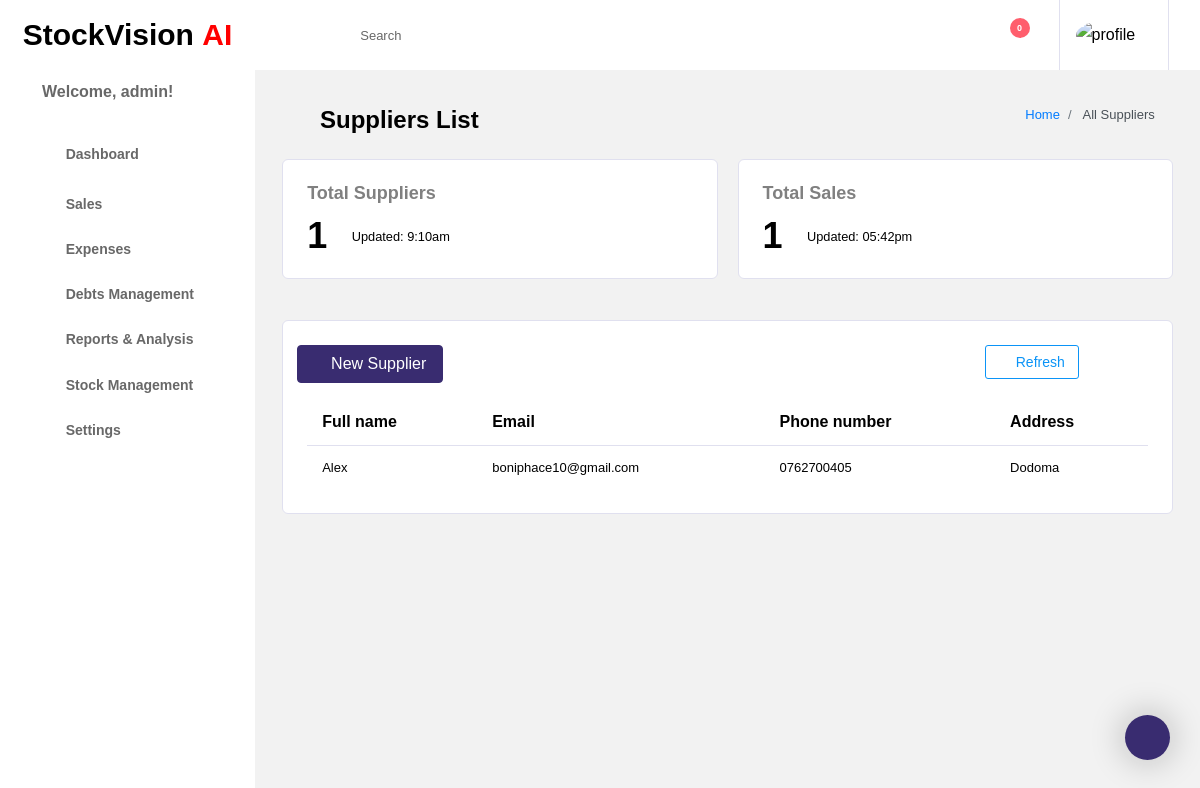
The app's page /supplier_list/ (signed in) with its own data.
### users/models.py (models this page shows, shortened)
class CustomUser(AbstractUser):
    ROLE_CHOICES = (
        ('Admin', 'Admin'),
        ('Sales Manager', 'Sales Manager'),
        ('Sales Rep', 'Sales Representative'),
        ('Customer', 'Customer'),
    )
    role = models.CharField(max_length=20, choices=ROLE_CHOICES, default='Customer')
    phone = models.CharField(max_length=15, blank=True, null=True)
    profile_picture = models.ImageField(upload_to='profiles/', blank=True, null=True)

### inventory/models.py (models this page shows, shortened)
class Supplier(models.Model):
    name = models.CharField(max_length=100)
    contact_email = models.EmailField()
    phone_number = models.CharField(max_length=15)
    address = models.TextField()

### inventory/views.py (the view)
# urls.py: path('supplier_list/', add_supplier, name='supplier_list'),
def add_supplier(request):
    supplier = Supplier.objects.all()
    number_supplier = Supplier.objects.all().count()
    total_sales =  NewSale.objects.all().count()
    context = {
        "supplier": supplier,
        "number_supplier": number_supplier,
        "total_sales": total_sales,
    }
    return render(request, 'stock/supplier.html',context)

### templates/stock/supplier.html (shortened to what this page needs)
{% extends 'base.html' %} {% block content %} {% include 'include/header.html'%}
{% include 'include/sidebar.html' %}
<div class="main-panel">
  <div class="content-wrapper">
    <div class="page-header">
      <h3 class="page-title">
        <i class="fa fa-users text-info icon-lg"></i> Suppliers List
      </h3>
      <nav aria-label="breadcrumb">
        <ol class="breadcrumb">
          <li class="breadcrumb-item"><a href="#">Home</a></li>
          <li class="breadcrumb-item active" aria-current="page">
            All Suppliers
          </li>
        </ol>
      </nav>
    </div>
    <div class="row">
      <div class="col-md-6 grid-margin">
        <div class="card">
          <div class="card-body">
            <h4 class="card-title mb-0"><strong style="color:gray">Total suppliers</strong></h4>
            <div class="d-flex justify-content-between align-items-center">
              <div class="d-inline-block pt-3">
                <div class="d-md-flex">
                  <h2 class="mb-0">{{number_supplier}}</h2>
                  <div class="d-flex align-items-center ml-md-2 mt-2 mt-md-0">
                    <i class="far fa-clock text-muted"></i>
                    <small class="ml-1 mb-0">Updated: 9:10am</small>
                  </div>
                </div>
              </div>
              <div class="d-inline-block">
                <i class="fa fa-truck  icon-md"></i>
              </div>
            </div>
          </div>
        </div>
      </div>
      <div class="col-md-6 grid-margin">
        <div class="card">
          <div class="card-body">
            <h4 class="card-title mb-0"><strong style="color:gray">Total sales</strong></h4>
            <div class="d-flex justify-content-between align-items-center">
              <div class="d-inline-block pt-3">
                <div class="d-md-flex">
                  <h2 class="mb-0">{{total_sales}}</h2>
                  <div class="d-flex align-items-center ml-md-2 mt-2 mt-md-0">
                    <i class="far fa-clock text-muted"></i>
                    <small class="ml-1 mb-0">Updated: 05:42pm</small>
                  </div>
                </div>
              </div>
              <div class="d-inline-block">
                <i class="fas fa-shopping-cart text-success icon-md"></i>
              </div>
            </div>
          </div>
        </div>
      </div>
    </div>
    <div class="col-md-6 grid-margin stretch-card">
      </div>
      <div class="row">
        <div class="col-lg-12 grid-margin stretch-card">
          <div class="card">
            <div class="card-body">
               <div class="row">
              <h4
                class="btn btn-primary mb-3 float-end"
                data-toggle="modal"
                data-target="#exampleModal-2"
              >
                <i class="fas fa-plus-circle"></i> New Supplier
              </h4>
              <div class="col-sm-12 col-md-12 col-lg-9" align="right" style="cursor:pointer">
              <a href="" class="btn btn-outline-info btn-sm"><i class="fa fa-history"></i> Refresh</a></button>
               </div>
            </div>
              <div class="table-responsive">
                <table id="order-listing" class="table">
                  <thead>
                    <tr>
                      <th>Full name</th>
                      <th>Email</th>
                      <th>Phone number</th>
                      <th>Address</th>
                    </tr>
                  </thead>
                  <tbody>
                    {% for supplier in supplier %}
                    <tr>
                      <td>{{ supplier.name }}</td>
                      <td>{{ supplier.contact_email}}</td>
                      <td>{{ supplier.phone_number}}</td>
                      <td>{{ supplier.address}}</td>
                    </tr>
                    {% empty %}
                    <tr>
                      <td colspan="9">No products available.</td>
                    </tr>
                    {% endfor %}
                  </tbody>
                </table>
              </div>
            </div>
          </div>
        </div>
      </div>
    </div>
    {% endblock %}

### templates/include/sidebar.html (shortened to what this page needs)
<nav class="sidebar sidebar-offcanvas" id="sidebar">
    <ul class="nav">
      <li class="nav-item nav-profile">
        <div class="nav-link">
          <div class="profile-name">
            <p class="name">
{% if user.is_authenticated %}
    <h6> <strong>Welcome, {{ user.username }}! &nbsp&nbsp <i class="fa fa-circle" style="color:green"></i></strong></h6>
{% else %}
<a ref="/"></a>
{% endif %} </p>
          </div>
        </div>
      </li>
      <li class="nav-item">
        <a class="nav-link" href="/dashboard">
          <i class="fa fa-home menu-icon" style="color:purple"></i>
          <span class="menu-title"> <b>Dashboard</b></span>
        </a>
      </li>
      <li class="nav-item">
        <a class="nav-link" data-toggle="collapse" href="#page-layouts" aria-expanded="false" aria-controls="page-layouts">
          <i class="fab fa-trello menu-icon" style="color:purple"></i>
          <span class="menu-title"><b>Sales</b></span>
          <i class="menu-arrow"></i>
        </a>
      </li>
      <li class="nav-item">
        <a class="nav-link" data-toggle="collapse" href="#ui-advanced" aria-expanded="false" aria-controls="ui-advanced">
          <i class="fas fa-clipboard-list menu-icon" style="color:purple"></i>
          <span class="menu-title"><strong>Expenses</strong></span>
          <i class="menu-arrow"></i>
        </a>
      </li>
      <li class="nav-item">
        <a class="nav-link" data-toggle="collapse" href="#charts" aria-expanded="false" aria-controls="charts">
          <i class="fas fa-chart-pie menu-icon" style="color:purple"></i>
          <span class="menu-title"><strong>Debts Management</strong></span>
          <i class="menu-arrow"></i>
        </a>
      </li>
      <li class="nav-item">
        <a class="nav-link" data-toggle="collapse" href="#tables" aria-expanded="false" aria-controls="tables">
          <i class="fas fa-table menu-icon" style="color:purple"></i>
          <span class="menu-title"><strong>Reports & Analysis</strong></span>
          <i class="menu-arrow"></i>
        </a>
      </li>
      <li class="nav-item">
        <a class="nav-link" data-toggle="collapse" href="#ui-basic" aria-expanded="false" aria-controls="ui-basic">
          <i class="far fa-compass menu-icon" style="color:purple"></i>
          <span class="menu-title"><strong>Stock Management</strong></span>
          <i class="menu-arrow"></i>
        </a>
      </li>
      <li class="nav-item">
        <a class="nav-link" data-toggle="collapse" href="#icons" aria-expanded="false" aria-controls="icons">
          <i class="fa fa-stop-circle menu-icon" style="color:purple"></i>
          <span class="menu-title"><strong>Settings</strong></span>
          <i class="menu-arrow"></i>
        </a>
      </li>
    </ul>
  </nav>

### records on screen
CustomUser: username "admin"
Supplier: name "Alex", contact_email "boniphace10@gmail.com", phone_number "0762700405", address "Dodoma"

### other values on screen
{{ number_supplier }} "1"
{{ total_sales }} "1"
